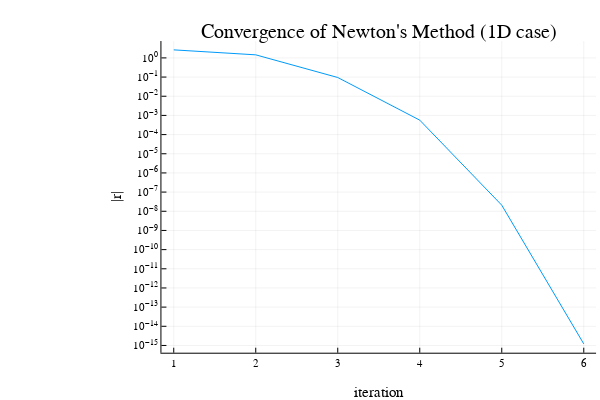

This figure's notebook cell:
### Code cell
@testset "2a" begin
    # residual function 
    residual_fx(_x) = sin(_x)*_x^2
    
    x0 = 2.8 
    X = newtons_method_1d(x0, residual_fx; max_iters = 10)
    R = residual_fx.(X) # the . evaluates the function at each element of the array
    
    @test abs(R[end]) < 1e-10
    
    # plotting
    display(plot(abs.(R),yaxis=:log,ylabel = "|r|",xlabel = "iteration",
         yticks= [1.0*10.0^(-x) for x = float(15:-1:-2)],
         title = "Convergence of Newton's Method (1D case)",label = ""))
    
end

### Figure 1 — Plotly figure (JSON) as saved in the notebook; plotly's stock layout.template omitted (floating-point values rounded to 4 significant figures)
{"data": [{"colorbar": {"len": 0.8657, "title": "", "x": 0.9934, "y": 0.5087}, "legendgroup": "", "line": {"color": "rgba(0, 154, 250, 1.000)", "dash": "solid", "shape": "linear", "width": 1}, "mode": "lines", "name": "", "showlegend": false, "type": "scatter", "x": [1, 2, 3, 4, 5, 6], "xaxis": "x", "y": [2.626, 1.444, 0.095, 0.0005671, 2.074e-08, 1.209e-15], "yaxis": "y", "zmax": null, "zmin": null}], "layout": {"annotations": [{"font": {"color": "rgba(0, 0, 0, 1.000)", "family": "sans-serif", "size": 20}, "rotation": 0, "showarrow": false, "text": "Convergence of Newton's Method (1D case)", "x": 0.6312, "xanchor": "center", "xref": "paper", "y": 1, "yanchor": "top", "yref": "paper"}], "height": 400, "legend": {"bgcolor": "rgba(255, 255, 255, 1.000)", "bordercolor": "rgba(0, 0, 0, 1.000)", "borderwidth": 1, "font": {"color": "rgba(0, 0, 0, 1.000)", "family": "sans-serif", "size": 11}, "title": {"font": {"color": "rgba(0, 0, 0, 1.000)", "family": "sans-serif", "size": 15}, "text": ""}, "tracegroupgap": 0, "traceorder": "normal", "x": 1, "xanchor": "auto", "y": 1, "yanchor": "auto"}, "margin": {"b": 20, "l": 0, "r": 0, "t": 20}, "paper_bgcolor": "rgba(255, 255, 255, 1.000)", "plot_bgcolor": "rgba(255, 255, 255, 1.000)", "showlegend": true, "width": 600, "xaxis": {"anchor": "y", "domain": [0.2691, 0.9934], "gridcolor": "rgba(0, 0, 0, 0.100)", "gridwidth": 0.5, "linecolor": "rgba(0, 0, 0, 1.000)", "mirror": false, "range": [0.85, 6.15], "showgrid": true, "showline": true, "showticklabels": true, "tickangle": 0, "tickcolor": "rgb(0, 0, 0)", "tickfont": {"color": "rgba(0, 0, 0, 1.000)", "family": "sans-serif", "size": 11}, "tickmode": "array", "ticks": "inside", "ticktext": ["1", "2", "3", "4", "5", "6"], "tickvals": [1, 2, 3, 4, 5, 6], "title": "iteration", "titlefont": {"color": "rgba(0, 0, 0, 1.000)", "family": "sans-serif", "size": 15}, "type": "-", "visible": true, "zeroline": false, "zerolinecolor": "rgba(0, 0, 0, 1.000)"}, "yaxis": {"anchor": "x", "domain": [0.07581, 0.9415], "gridcolor": "rgba(0, 0, 0, 0.100)", "gridwidth": 0.5, "linecolor": "rgba(0, 0, 0, 1.000)", "mirror": false, "range": [-15.38, 0.8795], "showgrid": true, "showline": true, "showticklabels": true, "tickangle": 0, "tickcolor": "rgb(0, 0, 0)", "tickfont": {"color": "rgba(0, 0, 0, 1.000)", "family": "sans-serif", "size": 11}, "tickmode": "array", "ticks": "inside", "ticktext": ["10<sup>−15</sup>", "10<sup>−14</sup>", "10<sup>−13</sup>", "10<sup>−12</sup>", "10<sup>−11</sup>", "10<sup>−10</sup>", "10<sup>−9</sup>", "10<sup>−8</sup>", "10<sup>−7</sup>", "10<sup>−6</sup>", "10<sup>−5</sup>", "10<sup>−4</sup>", "10<sup>−3</sup>", "10<sup>−2</sup>", "10<sup>−1</sup>", "10<sup>0</sup>"], "tickvals": [1e-15, 1e-14, 1e-13, 1e-12, 1e-11, 1e-10, 1e-09, 1e-08, 1e-07, 1e-06, 1e-05, 0.0001, 0.001, 0.01, 0.1, 1], "title": "|r|", "titlefont": {"color": "rgba(0, 0, 0, 1.000)", "family": "sans-serif", "size": 15}, "type": "log", "visible": true, "zeroline": false, "zerolinecolor": "rgba(0, 0, 0, 1.000)"}}}
